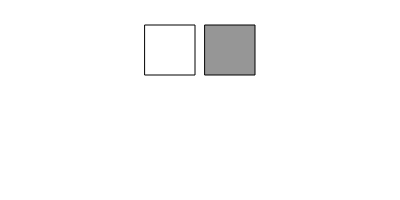
Frame 1 (no input)
Frame 60 (no input): identical to frame 1, image omitted
Frame 120 (the mouse pressed at the canvas centre since frame 60): identical to frame 1, image omitted

The p5.js sketch that drew this single still picture (run headless with seeded random() and noise() and a simulated clock; from frame 60 on, the mouse is pressed at the canvas centre):

// p5.js sketch
// ── sketch.js
var buttons = [];
var backgroundColor;

function setup() {
  createCanvas(400, 200);
  backgroundColor = color(255);

  buttons[0] = new Button(width / 2 - 55, 25, 50, 50, color(255), CORNER);
  buttons[1] = new Button(width / 2 + 5, 25, 50, 50, color(150), CORNER);
}

function draw() {
  background(backgroundColor);

  if (buttons[0].containsCursor()) {
    buttons[0].c = color(100);
  } else {
    buttons[0].c = color(255);
  }

  // Draw the buttons
  buttons.forEach(function(button, idx, array) {
    button.display();
  });
}

function mouseClicked() {
  buttons.forEach(function(button, idx, array) {
    if (button.containsCursor()) {
      backgroundColor = button.c;
      return;
    }
  });
}

//-----------------------------------//

function Button(x, y, w, h, c, mode) {
  if (!mode) {
    mode = CORNER;
  }

  this.x = x;
  this.y = y;
  this.w = w;
  this.h = h;
  this.c = c;
  this.mode = mode;

  this.display = function() {
    push();
    fill(this.c);
    stroke(0);
    rectMode(this.mode);
    rect(this.x, this.y, this.w, this.h);
    pop();
  }

  this.containsCursor = function() {
    /* This function can handle all the different modes of drawing
     * rects. See http://p5js.org/reference/#p5/rectMode
     */
    switch (this.mode) {
      case CORNER:
        return (mouseX > this.x && mouseX < this.x + this.w) &&
          (mouseY > this.y && mouseY < this.y + this.h);
      case CORNERS:
        return (mouseX > this.x && mouseX < this.w) &&
          (mouseY > this.y && mouseY < this.h);
      case CENTER:
        return (mouseX > this.x - this.w / 2 && mouseX < this.x + this.w / 2) &&
          (mouseY > this.y - this.h / 2 && mouseY < this.y + this.h / 2);
      case RADIUS:
        return (mouseX > this.x - this.w && mouseX < this.x + this.w) &&
          (mouseY > this.y - this.h && mouseY < this.y + this.h);
      default:
        return false;
    }
  }
}
